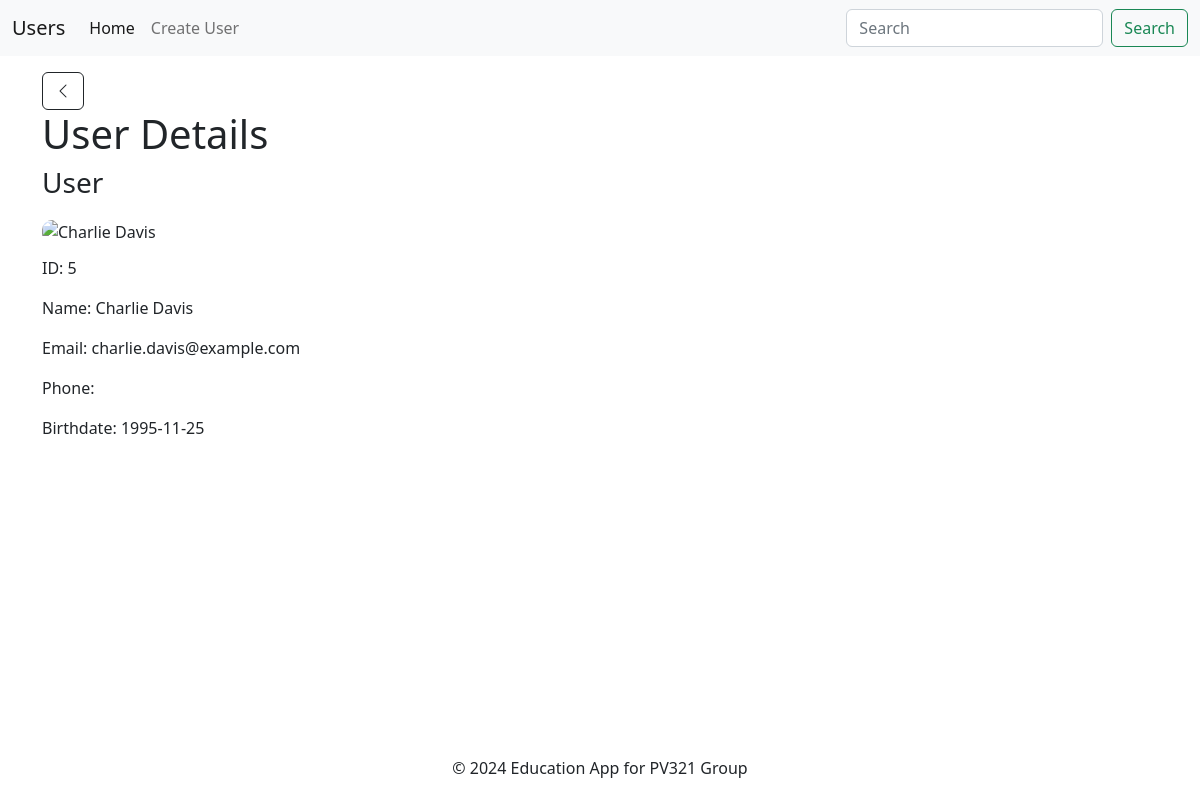
Page /users/details/5 on the earlier database version.
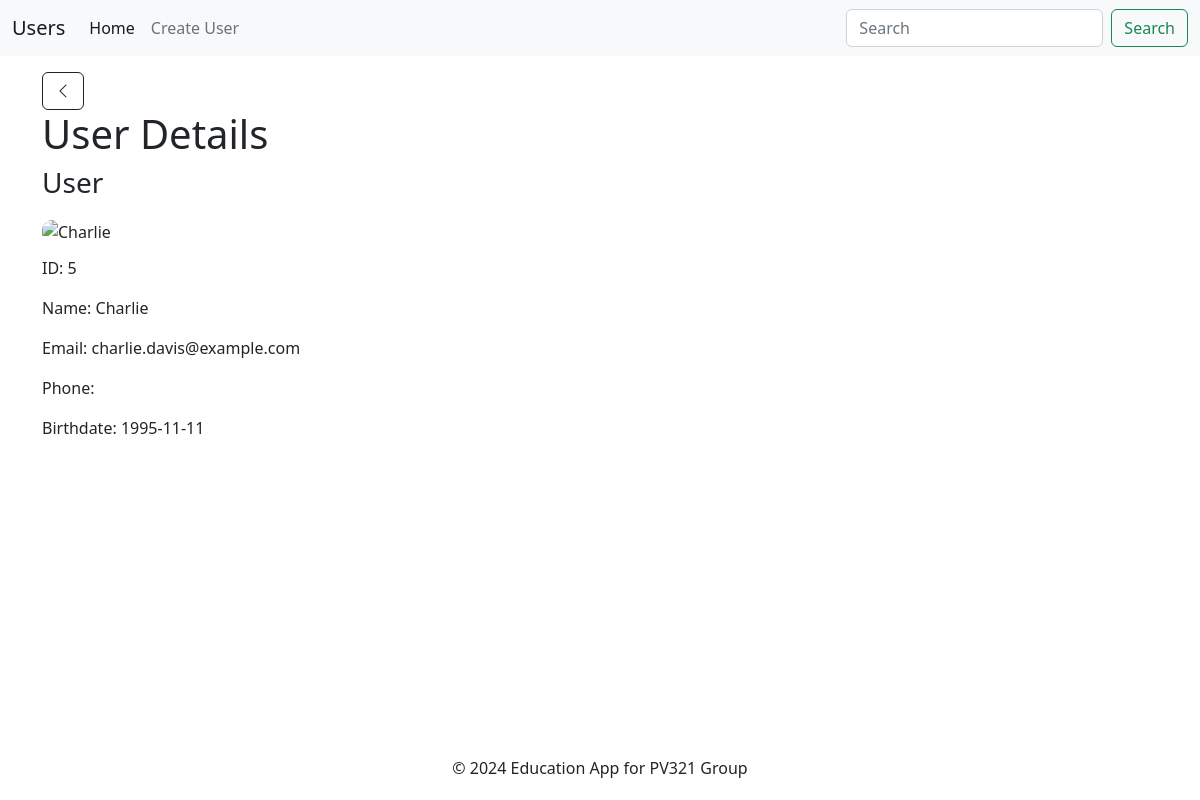
Same page on the later database version.
### users/models.py (models this page shows, shortened)
class User(models.Model):
    name = models.CharField(max_length=255)
    email = models.EmailField()
    birthdate = models.DateField()
    username = models.CharField(max_length=255)
    avatar = models.ImageField(upload_to="avatars/", blank=True, null=True)

### users/views.py (the view)
# urls.py: path("details/<int:id>", views.details),
def details(request, id):
    user = User.objects.get(id=id)
    return render(request, "details.html", {"user": user, "return_url": "/users/home"})

### users/templates/details.html
{% extends "_layout.html" %}
{% block header %}User Details{% endblock %}
{% block content %}
<div class="user-details">
    <h3>User</h3>
    <div>
        {% if user.avatar %}
        <img src="{{user.avatar.url}}" alt="{{user.name}}">
        {% else %}
        <img src="https://m.media-amazon.com/images/I/719uMEB4kiL._AC_UF1000,1000_QL80_.jpg" alt="{{user.name}}">
        {% endif %}
    </div>
    <p>ID: {{user.id}}</p>
    <p>Name: {{user.name}}</p>
    <p>Email: {{user.email}}</p>
    <p>Phone: {{user.phone}}</p>
    <p>Birthdate: {{user.birthdate | date:"Y-m-d"}}</p>
</div>
{% endblock %}

Differences in the rows shown:
changed User "charlie.davis@example.com": name "Charlie Davis" → "Charlie"; birthdate "1995-11-25" → "1995-11-11"
